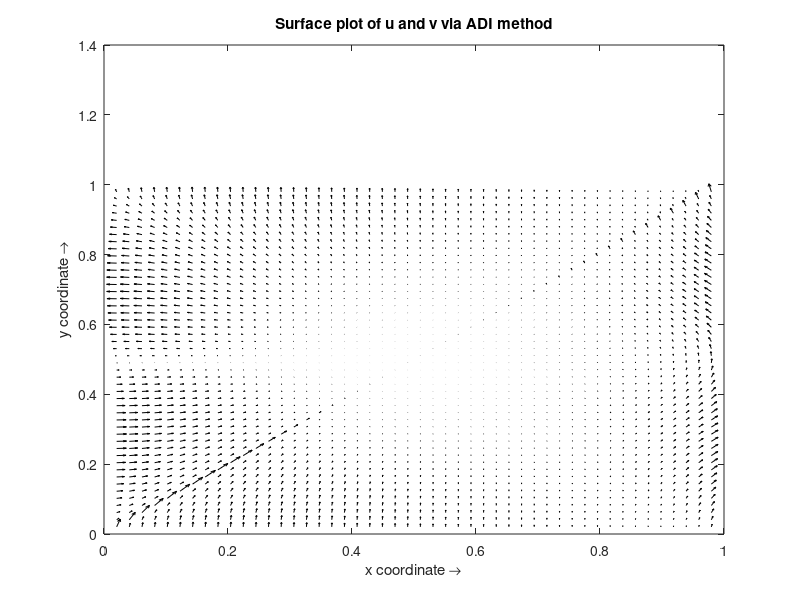
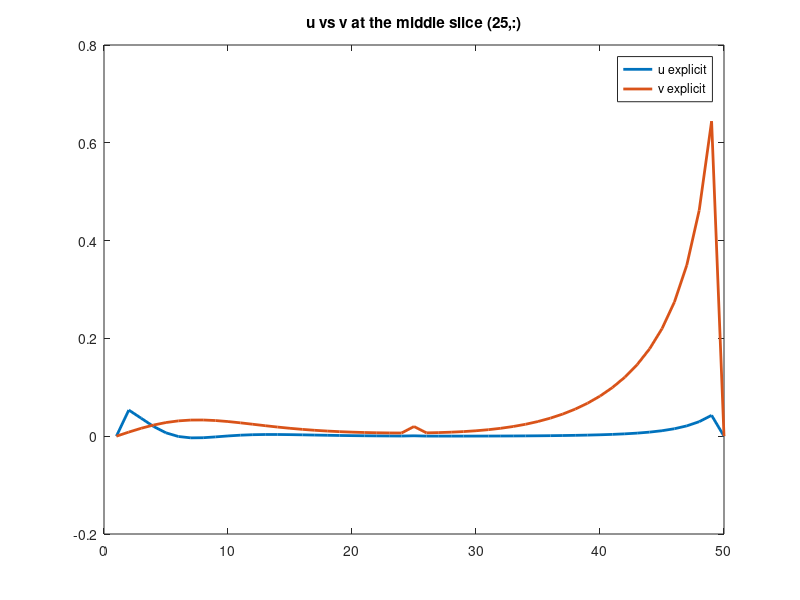

Reproduce these figures in MATLAB, in order.
clear all
%FINAL PROJECT
%QUESTION 2 - ADI for Diffusion term and Explicit for convection term

x=linspace(0,1,50);
y=linspace(0,1,50);
nx=50;
ny=50;     

nt=1000;

dt=0.001;

dx=x(2)-x(1);
dy=y(2)-y(1);

vis=0.015;

u=zeros(nx,ny);
un=zeros(nx,ny);
v=zeros(nx,ny);
vn=zeros(nx,ny);

u(1,:)=0;
u(nx,:)=0;
u(:,1)=sin(2*pi.*x);
u(:,ny)=sin(2*pi.*x);
v(:,1)=0;
v(:,ny)=1;
v(1,:)=1-y;
v(nx,:)=1-y;

i = 1:nx;
j = 1:ny;

un(i,j) = u(i,j);
vn(i,j) = v(i,j);

i = 2:nx-1;
j = 2:ny-1;

for it=0:nt
    un=u;
    vn=v;
    u(i,j)=un(i,j)-(dt*(un(i,j)-un(i-1,j)).*un(i,j)/dx)-(dt*(un(i,j)-un(i,j-1)).*vn(i,j)/dy)+(vis*dt*(un(i+1,j)-2*un(i,j)+un(i-1,j))/(dx*dx))+(vis*dt*(un(i,j-1)-2*un(i,j)+un(i,j+1))/(dy*dy));
    v(i,j)=vn(i,j)-(dt*(vn(i,j)-vn(i-1,j)).*un(i,j)/dx)-(dt*(vn(i,j)-vn(i,j-1)).*vn(i,j)/dy)+(vis*dt*(vn(i+1,j)-2*vn(i,j)+vn(i-1,j))/(dx*dx))+(vis*dt*(vn(i,j-1)-2*vn(i,j)+vn(i,j+1))/(dy*dy));
end

for i=2:nx-1
    for j=2:ny-1
        A_xU(i,j) = (u(i+1,j) - 2*u(i,j) + u(i-1,j))/dx^2;
        A_yU(i,j) = (u(i,j+1) - 2*u(i,j) + u(i,j-1))/dy^2;
        A_xV(i,j) = (v(i+1,j) - 2*v(i,j) + v(i-1,j))/dx^2;
        A_yV(i,j) = (v(i,j+1) - 2*v(i,j) + v(i,j-1))/dy^2;
    end
end
% 
A_xU(:,ny)=0;
A_xU(nx,:)=0;
A_xV(:,ny)=0;
A_xV(nx,:)=0;
A_yU(:,ny)=0;
A_yU(nx,:)=0;
A_yV(:,ny)=0;
A_yV(nx,:)=0;

II = eye(nx,ny);  %Identity matrix

term_x_u = (II - (vis/2)*dt*A_xU);
term_y_u = (II + (vis/2)*dt*A_yU);
term_x_v = (II - (vis/2)*dt*A_xV);
term_y_v = (II + (vis/2)*dt*A_yV);

i=2:nx-1;
j=2:ny-1;

term_x_u = inv(term_x_u);
term_x_v = inv(term_x_v);

% %u^n+1/2 calculation
for iterations=1:1000
    
    u_new(i,j)=u(i,j)-(dt*(u(i,j)-u(i-1,j)).*u(i,j)/dx)-(dt*(u(i,j)-u(i,j-1)).*v(i,j)/dy) + (term_x_u(i,j).*term_y_u(i,j).*un(i,j));
    v_new(i,j)=v(i,j)-(dt*(v(i,j)-v(i-1,j)).*u(i,j)/dx)-(dt*(v(i,j)-v(i,j-1)).*v(i,j)/dy) + (term_x_v(i,j).*term_y_v(i,j).*vn(i,j));
end
% 
% u_new = zeros(nx,ny);
% v_new = zeros(nx,ny);
% 
term_x_uu = (II + (vis/2)*dt*A_xU);
term_y_uu = (II - (vis/2)*dt*A_yU);
term_x_vv = (II + (vis/2)*dt*A_xV);
term_y_vv = (II - (vis/2)*dt*A_yV);
% 
% 
term_y_uu = inv(term_x_u);
term_y_vv = inv(term_x_v);
% 


% %u^n+1 calculation
for iterations=1:1000
    u_neww(i,j)=u(i,j)-(dt*(u(i,j)-u(i-1,j)).*u(i,j)/dx)-(dt*(u(i,j)-u(i,j-1)).*v(i,j)/dy) + (term_y_uu(i,j).*term_x_uu(i,j).*u_new(i,j));
    v_neww(i,j)=v(i,j)-(dt*(v(i,j)-v(i-1,j)).*u(i,j)/dx)-(dt*(v(i,j)-v(i,j-1)).*v(i,j)/dy) + (term_y_vv(i,j).*term_x_vv(i,j).*v_new(i,j));
end

u_neww(:,ny)=0;
u_neww(nx,:)=0;
v_neww(:,ny)=0;
v_neww(nx,:)=0;

figure(1);
quiver(x,y,u_neww, v_neww, 'k')
title('Surface plot of u and v via ADI method')
xlabel('x coordinate \rightarrow')
ylabel('y coordinate \rightarrow')

figure(2);
plot(u_neww(25,:), 'LineWidth', 2)
hold on
plot(v_neww(25,:), 'LineWidth', 2)
title('u vs v at the middle slice (25,:)')
legend('u explicit', 'v explicit')
hold off

%QUESTION 2

% x = linspace(0,1,50);
% y = linspace(0,1,50);
% dt = 0.005;
% time = 0:dt:0.5;
% N = 50;                       %Number of steps in x, y
% vis = 0.015;
% del_x = x(2)-x(1);            %Width of space step(x)
% del_y = y(2)-y(1);            %Width of space step(y)
% 
% u=zeros(N,N);                 %preallocation
% v=zeros(N,N);                 %preallocation
% 
% %ADI METHOD
% 
% %PREPARING THE Ax and Ay MATRIX FOR U and V
% 

% 
% A_xU(:,50)=0;
% A_xU(50,:)=0;
% A_xV(:,50)=0;
% A_xV(50,:)=0;
% A_yU(:,50)=0;
% A_yU(50,:)=0;
% A_yV(:,50)=0;
% A_yV(50,:)=0;
% 
% II = eye(50,50);
% 
% %PREPARING THE TERMS SEPARATELY
% 

% 
% %INVERT THE term_x MATRIX FOR U and V  [n+1/2]
% 
% term_x_u = inv(term_x_u);
% term_x_v = inv(term_x_v);
% 
% 
% for i=1:50
%     for j=1:50
%         u_one_half(i,j) = term_x_u(i,j) * term_y_u(i,j) * u(i,j);
%         v_one_half(i,j) = term_x_v(i,j) * term_y_v(i,j) * v(i,j);
%     end
% end
% 
% for i=1:50
%     for j=1:50
%         u_n_plus_one(i,j) = inv(term_x_u(i,j)) * inv(term_y_u(i,j)) * u_one_half(i,j);
%         v_n_plus_one(i,j) = inv(term_x_v(i,j)) * inv(term_y_v(i,j)) * v_one_half(i,j);
%     end
% end
% 
% %MANDATE THE BOUNDARY CONDITIONS AGAIN
% u_n_plus_one(1,:)=0;
% u_n_plus_one(50,:)=0;
% u_n_plus_one(:,1)=sin(2*pi.*x);
% u_n_plus_one(:,50)=sin(2*pi.*x);
% v_n_plus_one(:,1)=0;
% v_n_plus_one(:,50)=1;
% v_n_plus_one(1,:)=1-y;
% v_n_plus_one(50,:)=1-y;